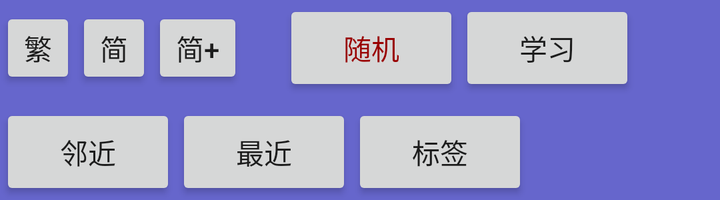
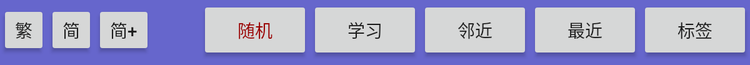

First picture: res/layout/ on a phone held upright. Second picture: the repository's own variant of that layout, on a device whose configuration matches the variant's folder. Source for both follows.
<!-- AndroidManifest.xml: application theme AppTheme -->
<!-- res/layout/panel_drag.xml -->
<?xml version="1.0" encoding="utf-8"?>
<LinearLayout xmlns:android="http://schemas.android.com/apk/res/android"
    android:id="@+id/drag_view"
    android:layout_width="match_parent"
    android:layout_height="wrap_content"
    android:layout_gravity="bottom"
    android:background="#6666cc"
    android:orientation="vertical">

    <LinearLayout
        android:layout_width="match_parent"
        android:layout_height="52dp"
        android:orientation="horizontal">

        <Button
            android:id="@+id/button_t"
            android:layout_width="wrap_content"
            android:layout_height="wrap_content"
            android:minHeight="0dp"
            android:minWidth="30dp"
            android:text="繁" />

        <Button
            android:id="@+id/button_s"
            android:layout_width="wrap_content"
            android:layout_height="wrap_content"
            android:minHeight="0dp"
            android:minWidth="30dp"
            android:text="简" />

        <Button
            android:id="@+id/button_sp"
            android:layout_width="wrap_content"
            android:layout_height="wrap_content"
            android:minHeight="0dp"
            android:minWidth="30dp"
            android:text="简+" />

        <Button
            android:id="@+id/next_random"
            android:layout_width="wrap_content"
            android:layout_height="wrap_content"
            android:layout_gravity="right"
            android:layout_marginLeft="20dp"
            android:text="随机"
            android:textColor="#990000" />

        <Button
            android:id="@+id/start_study"
            android:layout_width="wrap_content"
            android:layout_height="wrap_content"
            android:text="学习" />

    </LinearLayout>

    <LinearLayout
        android:layout_width="match_parent"
        android:layout_height="wrap_content"
        android:orientation="horizontal">

        <Button
            android:id="@+id/show_neighbour"
            android:layout_width="wrap_content"
            android:layout_height="wrap_content"
            android:text="邻近" />

        <Button
            android:id="@+id/show_recent"
            android:layout_width="wrap_content"
            android:layout_height="wrap_content"
            android:text="最近" />

        <Button
            android:id="@+id/show_tag"
            android:layout_width="wrap_content"
            android:layout_height="wrap_content"
            android:text="标签" />

    </LinearLayout>

</LinearLayout>
<!-- resources referenced by this layout -->
<resources>
  <style name="AppTheme" parent="Theme.AppCompat.Light.NoActionBar">
          
          <item name="buttonStyle">@style/MyButton</item>
  
          <item name="colorPrimary">@color/colorPrimary</item>
          <item name="colorPrimaryDark">@color/colorPrimaryDark</item>
          <item name="colorAccent">@color/colorAccent</item>
  
          <item name="actionOverflowButtonStyle">@style/MyOverflowButtonStyle</item>
      </style>
  <style name="MyButton" parent="Widget.AppCompat.Button">
          <item name="android:textAllCaps">false</item>
      </style>
  <style name="MyOverflowButtonStyle" parent="Widget.AppCompat.ActionButton.Overflow">
          <item name="android:tint">#FFFFFF</item>
      </style>
</resources>
<!-- res/layout-sw600dp/panel_drag.xml (the repository's variant of the layout above) -->
<!-- drawn on a 7-inch tablet held upright -->
<?xml version="1.0" encoding="utf-8"?>
<LinearLayout xmlns:android="http://schemas.android.com/apk/res/android"
    android:id="@+id/drag_view"
    android:layout_width="match_parent"
    android:layout_height="52dp"
    android:layout_gravity="bottom"
    android:layout_weight="0"
    android:background="#6666cc"
    android:orientation="horizontal">

    <Button
        android:id="@+id/button_t"
        android:layout_width="wrap_content"
        android:layout_height="wrap_content"
        android:minHeight="0dp"
        android:minWidth="30dp"
        android:text="繁" />

    <Button
        android:id="@+id/button_s"
        android:layout_width="wrap_content"
        android:layout_height="wrap_content"
        android:minHeight="0dp"
        android:minWidth="30dp"
        android:text="简" />

    <Button
        android:id="@+id/button_sp"
        android:layout_width="wrap_content"
        android:layout_height="wrap_content"
        android:minHeight="0dp"
        android:minWidth="30dp"
        android:text="简+" />

    <View
        android:layout_width="0dp"
        android:layout_height="0dp"
        android:layout_weight="1"
        android:visibility="invisible" />

    <Button
        android:id="@+id/next_random"
        android:layout_width="wrap_content"
        android:layout_height="wrap_content"
        android:text="随机"
        android:textColor="#990000" />

    <Button
        android:id="@+id/start_study"
        android:layout_width="wrap_content"
        android:layout_height="wrap_content"
        android:text="学习" />

    <Button
        android:id="@+id/show_neighbour"
        android:layout_width="wrap_content"
        android:layout_height="wrap_content"
        android:text="邻近" />

    <Button
        android:id="@+id/show_recent"
        android:layout_width="wrap_content"
        android:layout_height="wrap_content"
        android:text="最近" />

    <Button
        android:id="@+id/show_tag"
        android:layout_width="wrap_content"
        android:layout_height="wrap_content"
        android:text="标签" />

</LinearLayout>
